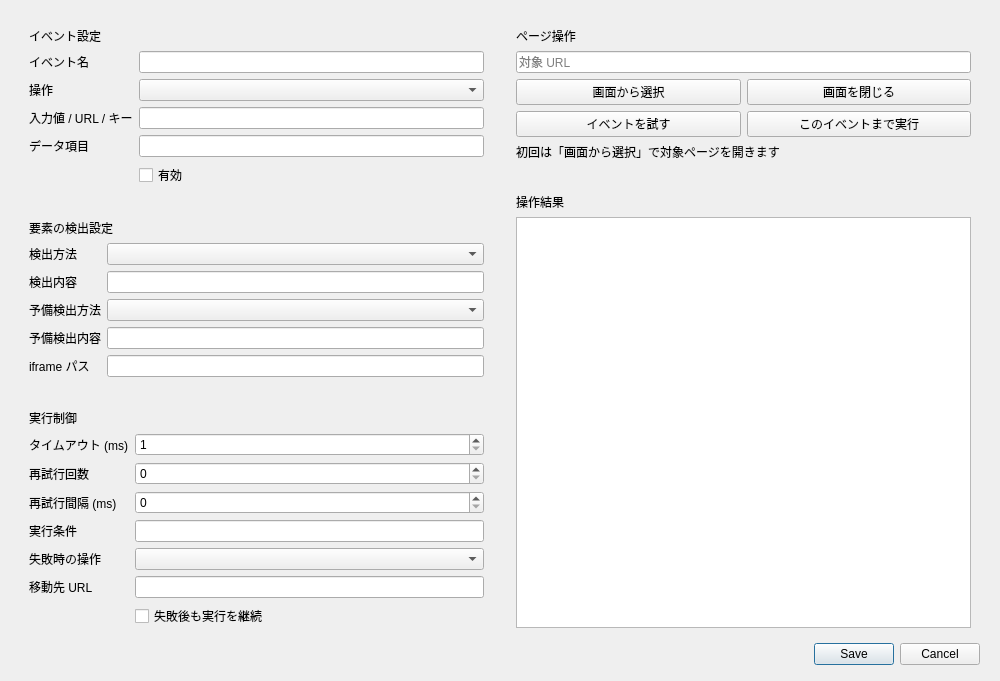
<?xml version="1.0" encoding="UTF-8"?>
<ui version="4.0">
 <class>EventEditorForm</class>
 <widget class="QDialog" name="EventEditorForm">
  <property name="geometry"><rect><x>0</x><y>0</y><width>1000</width><height>620</height></rect></property>
  <property name="windowTitle"><string>イベント編集</string></property>
  <layout class="QVBoxLayout" name="rootLayout">
   <property name="leftMargin"><number>20</number></property><property name="topMargin"><number>18</number></property>
   <property name="rightMargin"><number>20</number></property><property name="bottomMargin"><number>16</number></property>
   <item>
    <layout class="QHBoxLayout" name="contentLayout">
     <property name="spacing"><number>14</number></property>
     <item>
      <layout class="QVBoxLayout" name="leftLayout">
       <item><widget class="QFrame" name="eventCard"><layout class="QVBoxLayout" name="eventCardLayout">
        <item><widget class="QLabel" name="eventCardTitle"><property name="text"><string>イベント設定</string></property></widget></item>
        <item><layout class="QFormLayout" name="eventFormBasic">
         <item row="0" column="0"><widget class="QLabel" name="nameLabel"><property name="text"><string>イベント名</string></property></widget></item>
         <item row="0" column="1"><widget class="QLineEdit" name="nameEdit"/></item>
         <item row="1" column="0"><widget class="QLabel" name="actionLabel"><property name="text"><string>操作</string></property></widget></item>
         <item row="1" column="1"><widget class="QComboBox" name="actionCombo"/></item>
         <item row="2" column="0"><widget class="QLabel" name="valueLabel"><property name="text"><string>入力値 / URL / キー</string></property></widget></item>
         <item row="2" column="1"><widget class="QLineEdit" name="valueEdit"/></item>
         <item row="3" column="0"><widget class="QLabel" name="dataPathLabel"><property name="text"><string>データ項目</string></property></widget></item>
         <item row="3" column="1"><widget class="QLineEdit" name="dataPathEdit"/></item>
         <item row="4" column="1"><widget class="QCheckBox" name="enabledCheck"><property name="text"><string>有効</string></property></widget></item>
        </layout></item>
       </layout></widget></item>
       <item><widget class="QFrame" name="locatorCard"><layout class="QVBoxLayout" name="locatorCardLayout">
        <item><widget class="QLabel" name="locatorCardTitle"><property name="text"><string>要素の検出設定</string></property></widget></item>
        <item><layout class="QFormLayout" name="locatorForm">
         <item row="0" column="0"><widget class="QLabel" name="selectorTypeLabel"><property name="text"><string>検出方法</string></property></widget></item>
         <item row="0" column="1"><widget class="QComboBox" name="selectorTypeCombo"/></item>
         <item row="1" column="0"><widget class="QLabel" name="selectorLabel"><property name="text"><string>検出内容</string></property></widget></item>
         <item row="1" column="1"><widget class="QLineEdit" name="selectorEdit"/></item>
         <item row="2" column="0"><widget class="QLabel" name="fallbackTypeLabel"><property name="text"><string>予備検出方法</string></property></widget></item>
         <item row="2" column="1"><widget class="QComboBox" name="fallbackTypeCombo"/></item>
         <item row="3" column="0"><widget class="QLabel" name="fallbackSelectorLabel"><property name="text"><string>予備検出内容</string></property></widget></item>
         <item row="3" column="1"><widget class="QLineEdit" name="fallbackSelectorEdit"/></item>
         <item row="4" column="0"><widget class="QLabel" name="iframeLabel"><property name="text"><string>iframe パス</string></property></widget></item>
         <item row="4" column="1"><widget class="QLineEdit" name="iframeEdit"/></item>
        </layout></item>
       </layout></widget></item>
       <item><widget class="QFrame" name="executionCard"><layout class="QVBoxLayout" name="executionCardLayout">
        <item><widget class="QLabel" name="executionCardTitle"><property name="text"><string>実行制御</string></property></widget></item>
        <item><layout class="QFormLayout" name="executionForm">
         <item row="0" column="0"><widget class="QLabel" name="timeoutLabel"><property name="text"><string>タイムアウト (ms)</string></property></widget></item>
         <item row="0" column="1"><widget class="QSpinBox" name="timeoutSpin"><property name="minimum"><number>1</number></property><property name="maximum"><number>3600000</number></property></widget></item>
         <item row="1" column="0"><widget class="QLabel" name="retryCountLabel"><property name="text"><string>再試行回数</string></property></widget></item>
         <item row="1" column="1"><widget class="QSpinBox" name="retryCountSpin"><property name="maximum"><number>100</number></property></widget></item>
         <item row="2" column="0"><widget class="QLabel" name="retryIntervalLabel"><property name="text"><string>再試行間隔 (ms)</string></property></widget></item>
         <item row="2" column="1"><widget class="QSpinBox" name="retryIntervalSpin"><property name="maximum"><number>3600000</number></property></widget></item>
         <item row="3" column="0"><widget class="QLabel" name="guardLabel"><property name="text"><string>実行条件</string></property></widget></item>
         <item row="3" column="1"><widget class="QLineEdit" name="guardEdit"/></item>
         <item row="4" column="0"><widget class="QLabel" name="failureActionLabel"><property name="text"><string>失敗時の操作</string></property></widget></item>
         <item row="4" column="1"><widget class="QComboBox" name="failureActionCombo"/></item>
         <item row="5" column="0"><widget class="QLabel" name="failureTargetLabel"><property name="text"><string>移動先 URL</string></property></widget></item>
         <item row="5" column="1"><widget class="QLineEdit" name="failureTargetEdit"/></item>
         <item row="6" column="1"><widget class="QCheckBox" name="continueCheck"><property name="text"><string>失敗後も実行を継続</string></property></widget></item>
        </layout></item>
       </layout></widget></item>
      </layout>
     </item>
     <item><layout class="QVBoxLayout" name="rightLayout">
      <item><widget class="QFrame" name="pageCard"><layout class="QVBoxLayout" name="pageCardLayout">
       <item><widget class="QLabel" name="pageCardTitle"><property name="text"><string>ページ操作</string></property></widget></item>
       <item><widget class="QLineEdit" name="targetUrlEdit"><property name="placeholderText"><string>対象 URL</string></property></widget></item>
       <item><layout class="QHBoxLayout" name="pageButtons1"><item><widget class="QPushButton" name="pickButton"><property name="text"><string>画面から選択</string></property></widget></item><item><widget class="QPushButton" name="closeDebugButton"><property name="text"><string>画面を閉じる</string></property></widget></item></layout></item>
       <item><layout class="QHBoxLayout" name="pageButtons2"><item><widget class="QPushButton" name="tryEventButton"><property name="text"><string>イベントを試す</string></property></widget></item><item><widget class="QPushButton" name="executeUntilButton"><property name="text"><string>このイベントまで実行</string></property></widget></item></layout></item>
       <item><widget class="QLabel" name="pageHint"><property name="text"><string>初回は「画面から選択」で対象ページを開きます</string></property></widget></item>
      </layout></widget></item>
      <item><widget class="QFrame" name="resultCard"><layout class="QVBoxLayout" name="resultCardLayout">
       <item><widget class="QLabel" name="resultCardTitle"><property name="text"><string>操作結果</string></property></widget></item>
       <item><widget class="QPlainTextEdit" name="resultEdit"><property name="readOnly"><bool>true</bool></property></widget></item>
      </layout></widget></item>
     </layout></item>
    </layout>
   </item>
   <item><widget class="QDialogButtonBox" name="buttonBox"><property name="standardButtons"><set>QDialogButtonBox::Cancel|QDialogButtonBox::Save</set></property></widget></item>
  </layout>
 </widget>
 <resources/><connections/>
</ui>
